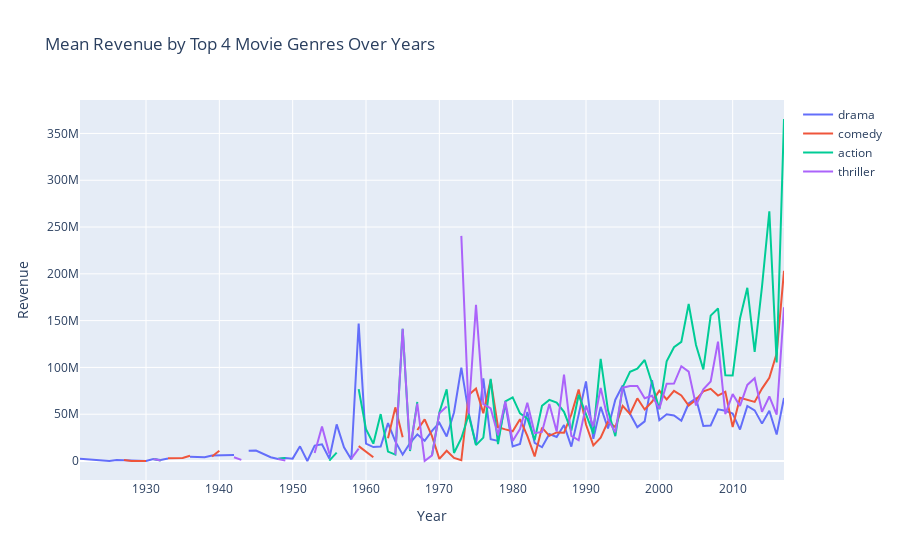

This figure's notebook cell:
### Code cell
# Mean revenue over years by top 4 genres 

data = [go.Scatter(x=revenue_concat.index, y=revenue_concat.drama, name='drama'), go.Scatter(x=revenue_concat.index, y=revenue_concat.comedy, name='comedy'),
       go.Scatter(x=revenue_concat.index, y=revenue_concat.action, name='action'),go.Scatter(x=revenue_concat.index, y=revenue_concat.thriller, name='thriller')]
layout = go.Layout(dict(title = 'Mean Revenue by Top 4 Movie Genres Over Years',
                  xaxis = dict(title = 'Year'),
                  yaxis = dict(title = 'Revenue'),
                  ),legend=dict(
                orientation="v"))
py.iplot(dict(data=data, layout=layout))
